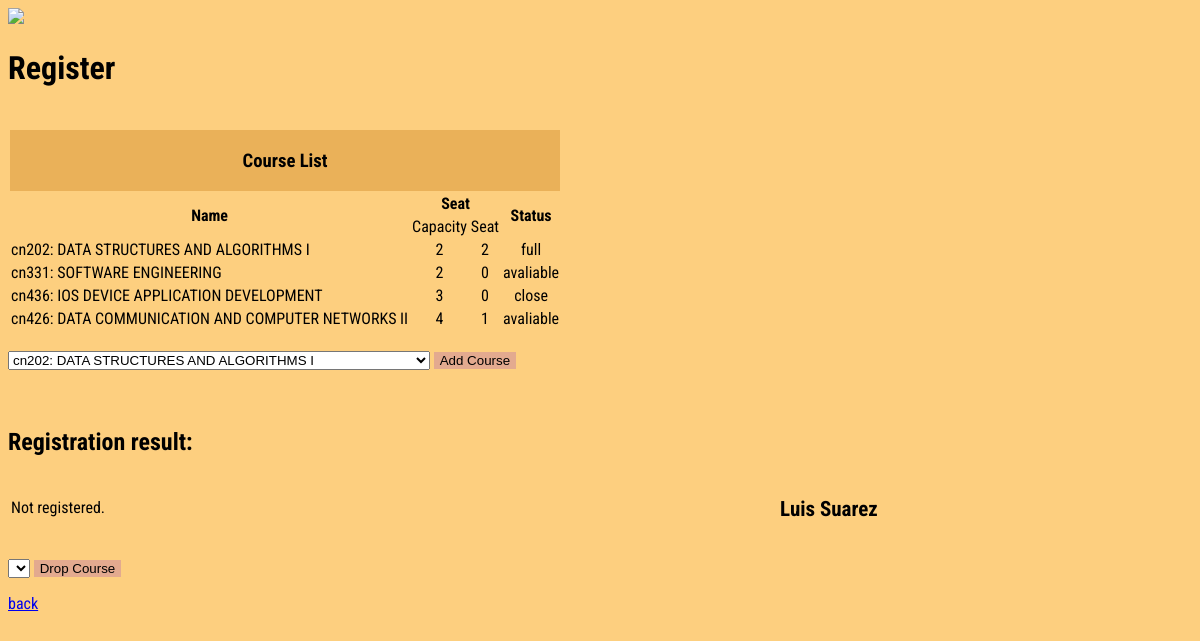
Page /students/5 on the committed database.
### students/models.py (models this page shows, shortened)
class Student(models.Model):
    first = models.CharField(max_length=64)
    last = models.CharField(max_length=64)
    username = models.CharField(max_length=64)

class Quota(models.Model):
    code = models.CharField(max_length=5)
    name = models.CharField(max_length=64)
    semester = models.PositiveIntegerField()
    year = models.PositiveIntegerField()
    limit = models.PositiveIntegerField()
    status = models.CharField(max_length=64)
    quotas = models.ManyToManyField(Student, blank=True, related_name="quotas")
    def __str__(self):
        return f"{self.code}: {self.name}"

### students/views.py (the view)
# urls.py: path('<int:student_id>', views.student, name="student"),
def student(request, student_id):
    try:
        student = Student.objects.get(pk=student_id)
    except Student.DoesNotExist:
        raise Http404("Student Not Found")
    return render(request, "students/student.html",{
            "student": student,
            "enrolls": student.quotas.all(),
            "non_enrolls": Quota.objects.exclude(quotas=student).all(),
            })

### students/templates/students/student.html (shortened to what this page needs)
{% extends "students/layout_stu.html" %}
{% block body %}
<div class="header">
    <h1>Register</h1>
</div>
<div class="quotapage">
    <h2 >
       {{ student.first }} {{ student.last }}
    </h2>
</div><br>
    <table>
        <tr><th colspan="4" style="background-color: #EAB159"><h3>Course List</h3></th></tr>
        <tr>
            <th rowspan="2">Name</th><th colspan="2" align = 'center'>Seat</th><th rowspan="2">Status</th>
        </tr>
        <tr><td align = 'center'>Capacity</td><td align = 'center' >Seat</td></tr>
        {% for i in non_enrolls %}
        <tr><td>{{i.code}}: {{ i.name }}</td><td align = 'center'>{{ i.limit }}</td><td align = 'center'>{{ i.quotas.all.count }}</td>
            <td align = 'center'>
                {% if i.status == 'close' %}
                close
                {% elif i.limit == i.quotas.all.count %}
                full
                {% else %}
                avaliable
                {% endif %}
            </td>
        </tr> {% endfor %}</table><br>
<div class="add">
    <form action="{% url 'book' student.id %}" method="post">
        <select name="enroll">
            {% for enroll in non_enrolls %}
            <option value="{{ enroll.id }}">{{ enroll }}</option>
            {% endfor %}
        </select>
        <input type="submit" value="Add Course">
    </form>
</div><br><br>
<div class="quotaresult">
    <h2>Registration result:</h2>
</div><br>
<div class="result">
    <table>
        {% for enroll in enrolls %}<tr>
        <td>{{ enroll }}</td>
        {% empty %}
        <td>Not registered.</td></tr>
        {% endfor %}
    </table>
</div><br><br>
<div class="drop">
    <form action="{% url 'drop' student.id %}" method="post">
        <select name="enroll">
        </select>
        <input type="submit" value="Drop Course">
    </form>
</div>
<div class="back">
    <a href="{% url 'back' student.id %}">back</a>
</div>
{% endblock %}

### students/templates/students/layout_stu.html (style rules this page uses)
body { background-color: #FDCF7F; font-family: 'Roboto Condensed', sans-serif; }
.quotapage { font-size: 14px; font-weight: bold; font-family: 'Roboto Condensed', sans-serif; position: absolute; left: 65%; top: 60%; }
input { background-color: #E3AA8F; border:none; }

### rows in the picture
Student: first "Luis", last "Suarez"
Quota: code "cn202", name "DATA STRUCTURES AND ALGORITHMS I", limit "2", quotas.all.count "2", status "full"
Quota: code "cn331", name "SOFTWARE ENGINEERING", limit "2", quotas.all.count "0", status "avaliable"
Quota: code "cn436", name "IOS DEVICE APPLICATION DEVELOPMENT", limit "3", quotas.all.count "0", status "close"
Quota: code "cn426", name "DATA COMMUNICATION AND COMPUTER NETWORKS II", limit "4", quotas.all.count "1", status "avaliable"

### other values in the picture
form field enroll "cn202: DATA STRUCTURES AND ALGORITHMS I"
